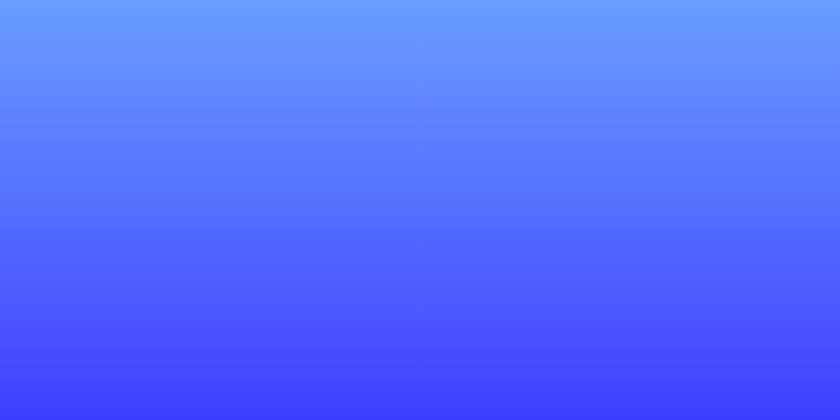
Frame 1 (no input)
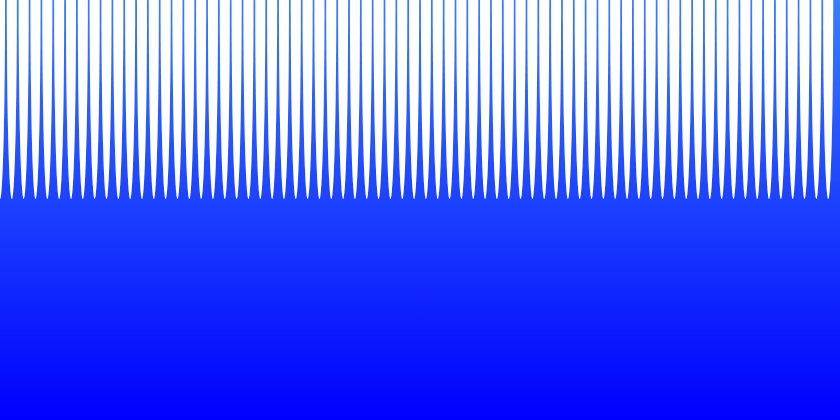
Frame 60 (no input)
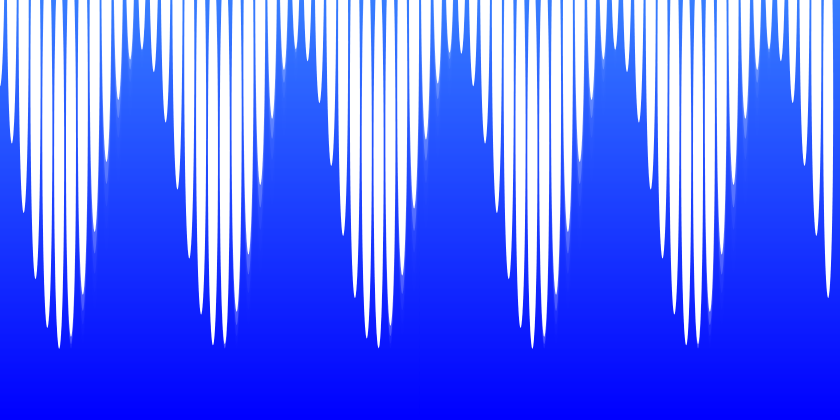
Frame 120 (the mouse pressed at the canvas centre since frame 60)

The p5.js sketch that drew these frames (run headless with seeded random() and noise() and a simulated clock; from frame 60 on, the mouse is pressed at the canvas centre):

// p5.js sketch
// ── sketch.js
let W, H;
let xspacing = 12;
let w;
let theta = 0;
let amplitude = 75.0;
let period = 400.0;
let dx;
let yvalues;

let sensor1;
let sensor2;

function setup() {
  W = windowWidth * 0.7;
  H = W * 0.5;
  createCanvas(W, H);
  w = width + 12;
  dx = (TWO_PI / period) * xspacing;
  yvalues = new Array(floor(w / xspacing));

  // 그림을 그리는 함수 호출
  drawYourPicture();
}

function draw() {
  linearGradient(0, 0, width, height, color(56, 126, 255), color(0, 0, 255));
  calcWave();
  renderWave();
  sensor1 = map(mouseX, 0, width, 0, 5);
  sensor2 = map(mouseY, 0, height, 1, 3);
}

function drawYourPicture() {
  // 이곳에 당신이 그린 그림에 대한 코드를 추가하세요.
  // 예시: ellipse(width / 2, height / 2, 50, 50);
}

function calcWave() {
  theta += 0.06;
  var x = theta;

  for (var i = 0; i < yvalues.length; i++) {
    yvalues[i] = sensor2 * sin(x * sensor1) * amplitude;
    x += dx;
  }
}

function renderWave() {
  noStroke();
  fill(255);

  for (var x = 0; x < yvalues.length; x++) {
    ellipse(
      map(x, 0, yvalues.length, 0, width),
      map(height / 105 + yvalues[x], 0, height, 0, height),
      10,
      -390
    );
  }
}

function linearGradient(x, y, w, h, c1, c2) {
  noFill();

  for (var i = y; i <= y + h; i++) {
    var inter = map(i, y, y + h, 0, 1);
    var c = lerpColor(c1, c2, inter);
    stroke(c);
    line(x, i, x + w, i);
  }
}

function windowResized() {
  W = windowWidth * 0.7;
  H = W * 0.5;
  resizeCanvas(W, H);

  // 화면 크기가 조절될 때마다 그림 다시 그리기
  drawYourPicture();
}
